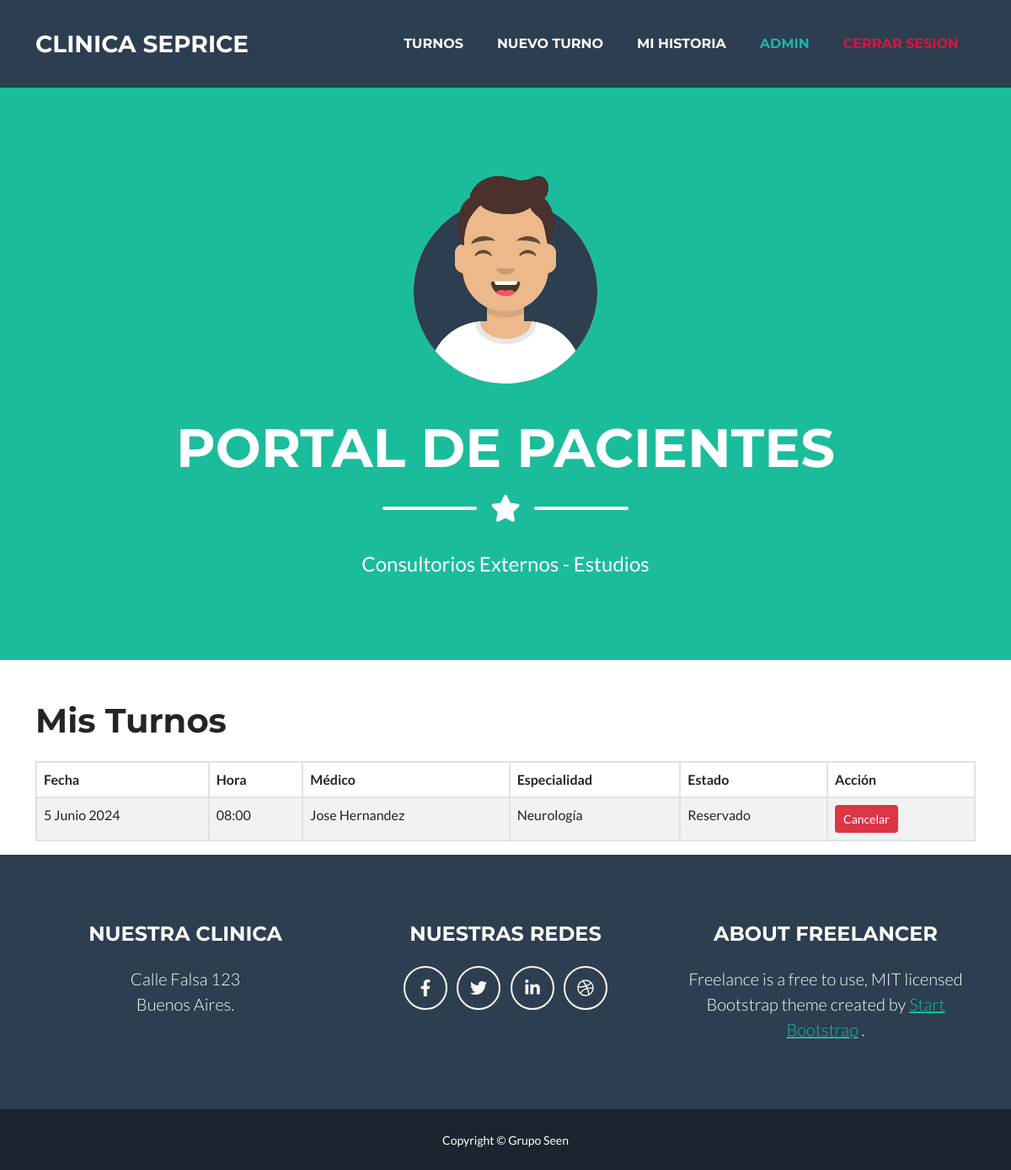
The page /mis_turnos/ (signed in) on the database as committed earlier.
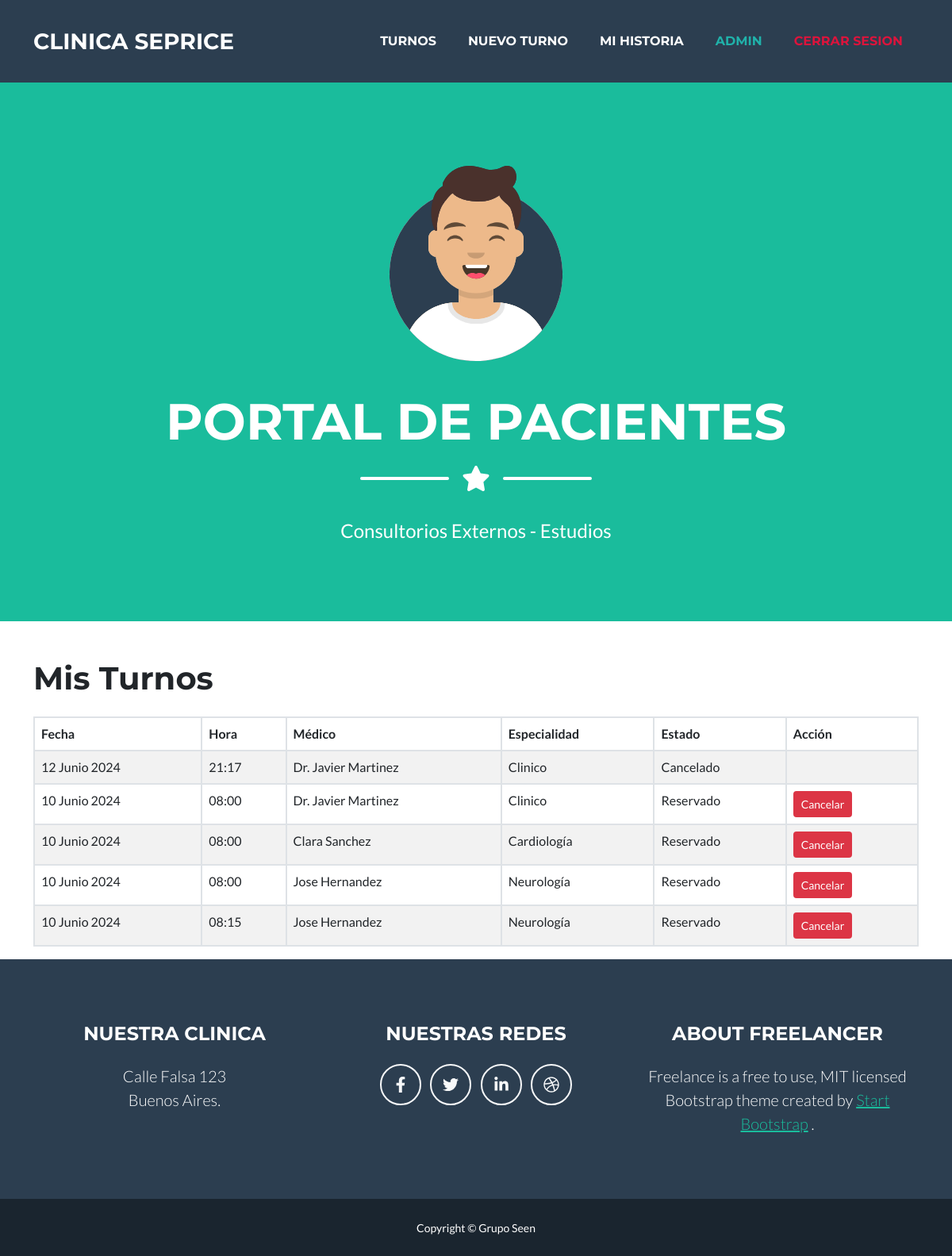
The same page on the database as committed later.
### turnera/models.py (models this page shows, shortened)
class Turno(models.Model):
    medico = models.ForeignKey(Medico, on_delete=models.CASCADE, null=True)
    cliente = models.ForeignKey(User, on_delete=models.CASCADE, null=True)
    especialidad = models.ForeignKey(Especialidad, on_delete=models.CASCADE, null=True)
    fecha = models.DateField()
    hora_inicio = models.TimeField()
    duracion = models.DurationField(default=timezone.timedelta(minutes=15))
    ESTADO_CHOICES = [
        ('D', 'Disponible'),
        ('R', 'Reservado'),
        ('C', 'Cancelado'),
    ]
    estado = models.CharField(max_length=1, choices=ESTADO_CHOICES, default='D')
    class Meta:
        unique_together = ('medico', 'fecha', 'hora_inicio')

### registro/models.py (models this page shows, shortened)
class Medico(models.Model):
    user = models.OneToOneField(User, on_delete=models.CASCADE)
    especialidad = models.OneToOneField(Especialidad, on_delete=models.CASCADE)
    nombre = models.CharField(max_length=100)
    apellido = models.CharField(max_length=100)

class Especialidad(models.Model):
    especialidad = models.CharField(max_length=50, null=False)

### turnera/views.py (the view)
# urls.py: path('mis_turnos/', views.mis_turnos, name='mis_turnos'),
@login_required
def mis_turnos(request):
    turnos = Turno.objects.filter(cliente=request.user)
    return render(request, 'mis_turnos.html', {'turnos': turnos})

### templates/mis_turnos.html
{% extends 'index.html' %}
{% load static %}
{% block contenido_que_cambia %}
    <div class="container mt-5">
        <h1 class="mb-4">Mis Turnos</h1>
        <div class="table-responsive">
            <table class="table table-striped table-bordered">
                <thead class="thead-dark">
                    <tr>
                        <th scope="col">Fecha</th>
                        <th scope="col">Hora</th>
                        <th scope="col">Médico</th>
                        <th scope="col">Especialidad</th>
                        <th scope="col">Estado</th>
                        <th scope="col">Acción</th>
                    </tr>
                </thead>
                <tbody>
                    {% for turno in turnos %}
                    <tr>
                        <td>{{ turno.fecha }}</td>
                        <td>{{ turno.hora_inicio }}</td>
                        <td>{{ turno.medico.nombre }} {{ turno.medico.apellido }}</td>
                        <td>{{ turno.medico.especialidad.especialidad }}</td>
                        <td>{{ turno.get_estado_display }}</td>
                        <td>
                            {% if turno.estado == 'R' %}
                            <a href="{% url 'cancelar_turno' turno.id %}" class="btn btn-danger btn-sm">Cancelar</a>
                            {% endif %}
                        </td>
                    </tr>
                    {% endfor %}
                </tbody>
            </table>
        </div>
    </div>
{% endblock %}

### templates/index.html (shortened to what this page needs)
<!DOCTYPE html>
<html lang="en">
    <head>
        {% load static %}
        <link href="{% static 'index/css/styles.css' %}" rel="stylesheet" />
    </head>
    <body id="page-top">
        <nav class="navbar navbar-expand-lg bg-secondary text-uppercase fixed-top" id="mainNav">
            <div class="container">
                <a class="navbar-brand" href="{% url 'index' %}">Clinica SePrice</a>
                <div class="collapse navbar-collapse" id="navbarResponsive">
                    <ul class="navbar-nav ms-auto">
                        {% if user.medico %}
                        <li class="nav-item mx-0 mx-lg-1"><a class="nav-link py-3 px-0 px-lg-3 rounded" href="{% url 'lista_historias_clinicas' %}">Historias Clinicas</a></li>
                        <li class="nav-item mx-0 mx-lg-1"><a class="nav-link py-3 px-0 px-lg-3 rounded" href="{% url 'cargar_diagnostico' %}">Nuevo Diagnostico</a></li>
                        <li class="nav-item mx-0 mx-lg-1"><a class="nav-link py-3 px-0 px-lg-3 rounded" href="{% url 'mis_turnos_medico' %}">Turnos</a></li>
                        <li class="nav-item mx-0 mx-lg-1"><a class="nav-link py-3 px-0 px-lg-3 rounded" style="color:lightseagreen">{{request.user.username}}</a></li>
                        <li class="nav-item mx-0 mx-lg-1"><a class="nav-link py-3 px-0 px-lg-3 rounded" style="color:crimson" href="{% url 'logout' %}">Cerrar Sesion</a></li>
                        {% else %}
                        <li class="nav-item mx-0 mx-lg-1"><a class="nav-link py-3 px-0 px-lg-3 rounded" href="{% url 'mis_turnos' %}">Turnos</a></li>
                        <li class="nav-item mx-0 mx-lg-1"><a class="nav-link py-3 px-0 px-lg-3 rounded" href="{% url 'reservar_turno' %}">Nuevo Turno</a></li>
                        <li class="nav-item mx-0 mx-lg-1"><a class="nav-link py-3 px-0 px-lg-3 rounded" href="{% url 'mi_historia_clinica' %}">Mi Historia</a></li>
                        {% if not request.user.is_authenticated %}
                        <li class="nav-item mx-0 mx-lg-1"><a class="nav-link py-3 px-0 px-lg-3 rounded" href="{% url 'registro' %}">Registrarme</a></li>
                        <li class="nav-item mx-0 mx-lg-1"><a class="nav-link py-3 px-0 px-lg-3 rounded" href="{% url 'login' %}">Login</a></li>
                        {% else %}
                        <li class="nav-item mx-0 mx-lg-1"><a class="nav-link py-3 px-0 px-lg-3 rounded" style="color:lightseagreen">{{request.user.username}}</a></li>
                        <li class="nav-item mx-0 mx-lg-1"><a class="nav-link py-3 px-0 px-lg-3 rounded" style="color:crimson" href="{% url 'logout' %}">Cerrar Sesion</a></li>
                        {% endif %}
                        {% endif %}
                    </ul>
                </div>
            </div>
        </nav>
        <header class="masthead bg-primary text-white text-center">
            <div class="container d-flex align-items-center flex-column">
                <img class="masthead-avatar mb-5" src="{% static 'index/assets/img/avataaars.svg' %}" alt="..." />
                {% if user.medico %}
                <h1 class="masthead-heading text-uppercase mb-0">Portal de Medicos</h1>
                {% else %}
                <h1 class="masthead-heading text-uppercase mb-0">Portal de Pacientes</h1>
                {% endif %}
                <div class="divider-custom divider-light">
                    <div class="divider-custom-line"></div>
                    <div class="divider-custom-icon"><i class="fas fa-star"></i></div>
                    <div class="divider-custom-line"></div>
                </div>
                {% if user.medico %}
                <p class="masthead-subheading font-weight-light mb-0">Historias Clinicas</p>
                {% else %}
                <p class="masthead-subheading font-weight-light mb-0">Consultorios Externos - Estudios</p>
                {% endif %}
            </div>
        </header>
        {% block contenido_que_cambia %}{% endblock %}
        <footer class="footer text-center">
            <div class="container">
                <div class="row">
                    <div class="col-lg-4 mb-5 mb-lg-0">
                        <h4 class="text-uppercase mb-4">Nuestra Clinica</h4>
                        <p class="lead mb-0">
                            Calle Falsa 123
                            <br />
                            Buenos Aires.
                        </p>
                    </div>
                    <div class="col-lg-4 mb-5 mb-lg-0">
                        <h4 class="text-uppercase mb-4">Nuestras Redes</h4>
                        <a class="btn btn-outline-light btn-social mx-1" href="#!"><i class="fab fa-fw fa-facebook-f"></i></a>
                        <a class="btn btn-outline-light btn-social mx-1" href="#!"><i class="fab fa-fw fa-twitter"></i></a>
                        <a class="btn btn-outline-light btn-social mx-1" href="#!"><i class="fab fa-fw fa-linkedin-in"></i></a>
                        <a class="btn btn-outline-light btn-social mx-1" href="#!"><i class="fab fa-fw fa-dribbble"></i></a>
                    </div>
                    <div class="col-lg-4">
                        <h4 class="text-uppercase mb-4">About Freelancer</h4>
                        <p class="lead mb-0">
                            Freelance is a free to use, MIT licensed Bootstrap theme created by
                            <a href="http://startbootstrap.com">Start Bootstrap</a>
                            .
                        </p>
                    </div>
                </div>
            </div>
        </footer>
        <div class="copyright py-4 text-center text-white">
            <div class="container"><small>Copyright &copy; Grupo Seen</small></div>
        </div>
    </body>
</html>

Rows that differ between the two databases and show on the page:
no longer on this page (row edited): Turno: fecha "5 Junio 2024", hora_inicio "08:00", medico.nombre "Jose", medico.apellido "Hernandez", medico.especialidad.especialidad "Neurología", estado "Reservado", shows "Cancelar"
now on this page (row edited): Turno: fecha "12 Junio 2024", hora_inicio "21:17", medico.nombre "Dr. Javier", medico.apellido "Martinez", medico.especialidad.especialidad "Clinico", estado "Cancelado"
added Turno: fecha "10 Junio 2024", hora_inicio "08:00", medico.nombre "Dr. Javier", medico.apellido "Martinez", medico.especialidad.especialidad "Clinico", estado "Reservado", shows "Cancelar"
added Turno: fecha "10 Junio 2024", hora_inicio "08:00", medico.nombre "Clara", medico.apellido "Sanchez", medico.especialidad.especialidad "Cardiología", estado "Reservado", shows "Cancelar"
added Turno: fecha "10 Junio 2024", hora_inicio "08:00", medico.nombre "Jose", medico.apellido "Hernandez", medico.especialidad.especialidad "Neurología", estado "Reservado", shows "Cancelar"
added Turno: fecha "10 Junio 2024", hora_inicio "08:15", medico.nombre "Jose", medico.apellido "Hernandez", medico.especialidad.especialidad "Neurología", estado "Reservado", shows "Cancelar"
